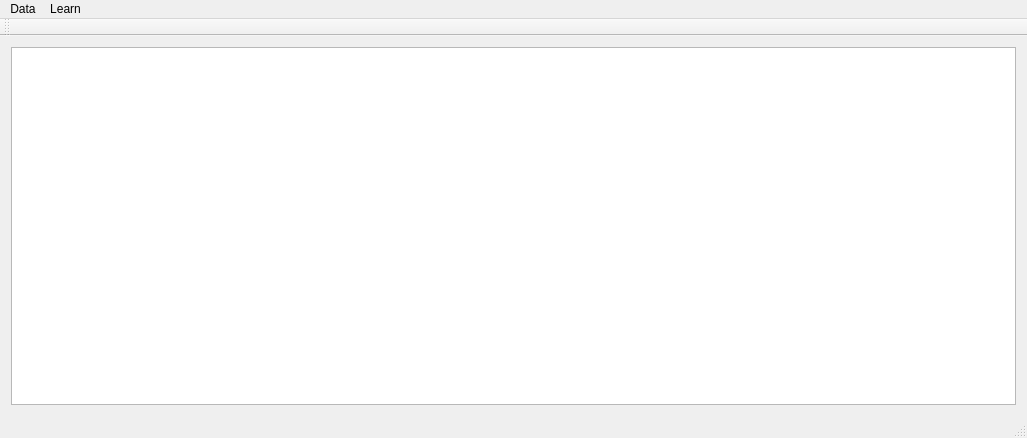
<?xml version="1.0" encoding="UTF-8"?>
<ui version="4.0">
 <class>OmniClass</class>
 <widget class="QMainWindow" name="OmniClass">
  <property name="geometry">
   <rect>
    <x>0</x>
    <y>0</y>
    <width>1027</width>
    <height>438</height>
   </rect>
  </property>
  <property name="windowTitle">
   <string>Omni</string>
  </property>
  <widget class="QWidget" name="centralWidget">
   <layout class="QGridLayout" name="gridLayout">
    <item row="0" column="0">
     <widget class="QTreeView" name="meta_data_view_"/>
    </item>
   </layout>
  </widget>
  <widget class="QMenuBar" name="menuBar">
   <property name="geometry">
    <rect>
     <x>0</x>
     <y>0</y>
     <width>1027</width>
     <height>21</height>
    </rect>
   </property>
   <widget class="QMenu" name="menu_data">
    <property name="title">
     <string>Data</string>
    </property>
    <addaction name="action_correlations_"/>
   </widget>
   <widget class="QMenu" name="menu_learn">
    <property name="title">
     <string>Learn</string>
    </property>
    <addaction name="action_mfn"/>
   </widget>
   <addaction name="menu_data"/>
   <addaction name="menu_learn"/>
  </widget>
  <widget class="QToolBar" name="mainToolBar">
   <attribute name="toolBarArea">
    <enum>TopToolBarArea</enum>
   </attribute>
   <attribute name="toolBarBreak">
    <bool>false</bool>
   </attribute>
  </widget>
  <widget class="QStatusBar" name="statusBar"/>
  <action name="action_normalize_all_">
   <property name="text">
    <string>Normalize all</string>
   </property>
  </action>
  <action name="action_correlations_">
   <property name="text">
    <string>Correlations...</string>
   </property>
  </action>
  <action name="action_mfn">
   <property name="text">
    <string>MFN</string>
   </property>
  </action>
 </widget>
 <layoutdefault spacing="6" margin="11"/>
 <resources>
  <include location="Omni.qrc"/>
 </resources>
 <connections/>
</ui>
